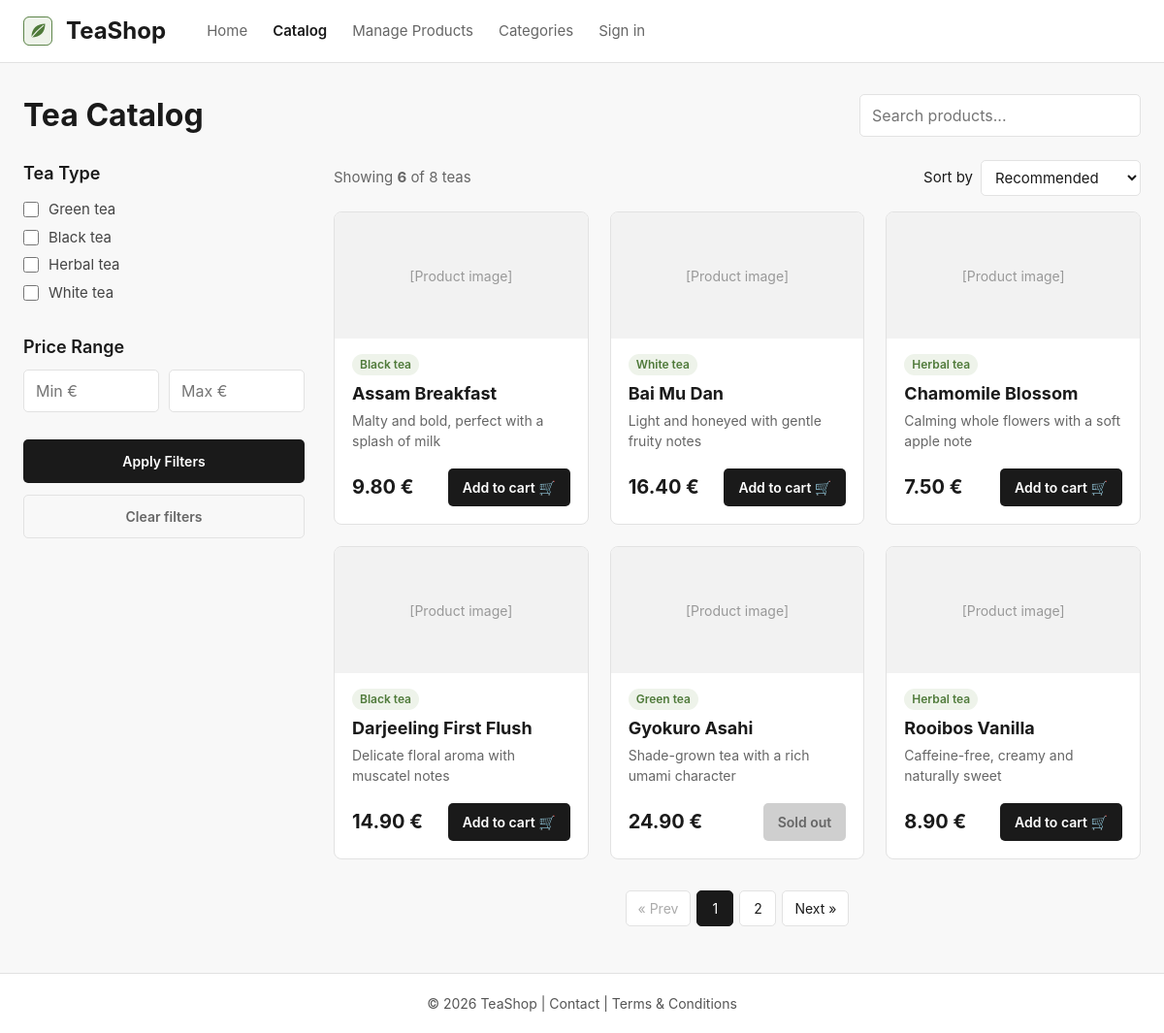
Page /?c=catalog on the committed database.
### tables this page shows
CREATE TABLE `products`
(
    `id`          INT AUTO_INCREMENT PRIMARY KEY,
    `name`        VARCHAR(100)  NOT NULL,
    `type`        VARCHAR(20)   NOT NULL,
    `description` VARCHAR(255)  NOT NULL DEFAULT '',
    `price`       DECIMAL(8, 2) NOT NULL,
    `inStock`     TINYINT(1)    NOT NULL DEFAULT 1
) DEFAULT CHARSET = utf8mb4
  COLLATE = utf8mb4_unicode_ci;

### Framework/Http/Responses/Response.php (called while the page is built, shortened)
<?php
abstract class Response
{
    public function send(): void
    {
        $this->generate();
    }
}

### public/index.php (called while the page is built, shortened)
<?php
require __DIR__ . '/../Framework/ClassLoader.php';
try {
    $app = new App();
    $app->run();
} catch (Exception $e) {
    die('An error occurred: ' . $e->getMessage());
}

### Framework/Support/LinkGenerator.php (called while the page is built, shortened)
<?php
class LinkGenerator
{
    private Request $request;
    private Router $router;
    public function __construct(Request $request, Router $router)
    {
        $this->request = $request;
        $this->router = $router;
    }
    public function url(
        string|array $destination,
        array $parameters = [],
        bool $absolute = false,
        bool $appendParameters = false
    ): string {
        if (is_array($destination)) {
            $parameters = $destination;
            $destination = "{$this->router->getControllerName()}.{$this->router->getAction()}";
        }
        list($controller, $action) = explode(".", $destination);
        $args = $appendParameters ? $this->request->get() : [];
        $args = ["c" => lcfirst($controller), "a" => $action != "index" ? $action : null] + $parameters + $args;
        $basePath = $absolute ? $this->request->getBaseUrl() : "";
        return $basePath . "?" . http_build_query($args);
    }
}

### Framework/Support/functions.php (called while the page is built)
<?php
if (!function_exists('e')) {
    function e(mixed $value): string
    {
        return htmlspecialchars((string)$value, ENT_QUOTES | ENT_SUBSTITUTE | ENT_HTML5, 'UTF-8');
    }
}

### Framework/ClassLoader.php (called while the page is built, shortened)
<?php
class ClassLoader
{
    public static function Boot(): void
    {
        spl_autoload_register(function ($class_name) {
            $file = self::getClassFile($class_name);
        });
    }
    public static function getClassFile(string $className): string
    {
        $baseDir = realpath(dirname(__DIR__));
        $relativePath = str_replace('\\', DIRECTORY_SEPARATOR, ltrim($className, '\\')) . '.php';
        return $baseDir . DIRECTORY_SEPARATOR . $relativePath;
    }
}
require __DIR__ . DIRECTORY_SEPARATOR . 'Support' . DIRECTORY_SEPARATOR . 'functions.php';

### Framework/Core/Model.php (called while the page is built, shortened)
<?php
abstract class Model implements \JsonSerializable
{
    protected static array $columnsMap = [];
    private static array $dbColumns = [];
    private static IDbConvention $dbConventions;
    protected static function getTableName(): string
    {
        return self::getConventions()->getTableName(get_called_class());
    }
    protected static function getColumnsMap(): array
    {
        return static::$columnsMap ?? [];
    }
    public static function getAll(
        ?string $whereClause = null,
        array   $whereParams = [],
        ?string $orderBy = null,
        ?int    $limit = null,
        ?int    $offset = null
    ): array
    {
        try {
            $sql = "SELECT " . static::getDBColumnNamesList() . " FROM `" . static::getTableName() . "`";
            if ($orderBy !== null) {
                $sql .= " ORDER BY $orderBy";
            }
            if ($limit !== null) {
                $sql .= " LIMIT $limit";
            }
            if ($offset !== null) {
                $sql .= " OFFSET $offset";
            }
            $stmt = Connection::getInstance()->prepare($sql);
            $stmt->execute($whereParams);
            $models = $stmt->fetchAll(PDO::FETCH_CLASS | PDO::FETCH_PROPS_LATE, static::class);
            return $models;
        } catch (PDOException $exception) {
            throw new Exception('Query failed: ' . $exception->getMessage(), 0, $exception);
        }
    }
    public static function getCount(?string $whereClause = null, array $whereParams = []): int
    {
        try {
            $sql = "SELECT COUNT(*) FROM `" . static::getTableName() . "`";
            $stmt = Connection::getInstance()->prepare($sql);
            $stmt->execute($whereParams);
            return (int)$stmt->fetchColumn();
        } catch (PDOException $exception) {
            throw new Exception('Query failed: ' . $exception->getMessage(), 0, $exception);
        }
    }
    private static function getDbColumns(): array
    {
        try {
            $sql = "DESCRIBE " . static::getTableName();
            $stmt = Connection::getInstance()->prepare($sql);
            $stmt->execute([]);
            self::$dbColumns[static::class] = array_column($stmt->fetchAll(), 'Field');
            return self::$dbColumns[static::class];
        } catch (PDOException $exception) {
            throw new Exception('Query failed: ' . $exception->getMessage(), 0, $exception);
        }
    }
    private static function getModelProperties(): array
    {
        $reflection = new \ReflectionClass(static::class);
        $properties = [];
        foreach ($reflection->getProperties() as $property) {
            $propertyName = $property->getName();
            if ($property->isStatic()) {
                continue;
            }
            $properties[$propertyName] = true;
        }
        return $properties;
    }
    private static function getDBColumnNamesList(): string
    {
        $dbColumns = [];
        foreach (static::getDbColumns() as $columnName) {
            $propertyName = static::toPropertyName($columnName);
            if ($propertyName != $columnName) {
                $dbColumns[] = "`$columnName` AS {$propertyName}";
            } else {
                $dbColumns[] = $columnName;
            }
        }
        return implode(', ', $dbColumns);
    }
    private static function toPropertyName(string $columnName): string
    {
        $customMapping = static::getColumnsMap();
        if (isset($customMapping[$columnName])) {
            return $customMapping[$columnName];
        } else {
            return static::getConventions()->toPropertyName($columnName);
        }
    }
    private static function getConventions(): IDbConvention
    {
        if (!isset(static::$dbConventions)) {
            static::$dbConventions = new (Configuration::DB_CONVENTIONS_CLASS)();
        }
        return static::$dbConventions;
    }
}

### Framework/Support/Inflect.php (called while the page is built, shortened)
<?php
class Inflect
{
    public static $plural = array(
        '/(quiz)$/i' => "$1zes",
        '/^(ox)$/i' => "$1en",
        '/([m|l])ouse$/i' => "$1ice",
        '/(matr|vert|ind)ix|ex$/i' => "$1ices",
        '/(x|ch|ss|sh)$/i' => "$1es",
        '/([^aeiouy]|qu)y$/i' => "$1ies",
        '/(hive)$/i' => "$1s",
        '/(?:([^f])fe|([lr])f)$/i' => "$1$2ves",
        '/(shea|lea|loa|thie)f$/i' => "$1ves",
        '/sis$/i' => "ses",
        '/([ti])um$/i' => "$1a",
        '/(tomat|potat|ech|her|vet)o$/i' => "$1oes",
        '/(bu)s$/i' => "$1ses",
        '/(alias)$/i' => "$1es",
        '/(octop)us$/i' => "$1i",
        '/(ax|test)is$/i' => "$1es",
        '/(us)$/i' => "$1es",
        '/s$/i' => "s",
        '/$/' => "s"
    );
    public static $irregular = array(
        'move' => 'moves',
        'foot' => 'feet',
        'goose' => 'geese',
        'sex' => 'sexes',
        'child' => 'children',
        'man' => 'men',
        'tooth' => 'teeth',
        'person' => 'people',
        'valve' => 'valves'
    );
    public static function pluralize($string)
    {
        foreach (self::$irregular as $pattern => $result) {
            $pattern = '/' . $pattern . '$/i';
        }
        foreach (self::$plural as $pattern => $result) {
            if (preg_match($pattern, $string)) {
                return preg_replace($pattern, $result, $string);
            }
        }
        return $string;
    }
}

### Framework/DB/DefaultConventions.php (called while the page is built, shortened)
<?php
class DefaultConventions implements IDbConvention
{
    public function getTableName(string $className): string
    {
        $arr = explode("\\", $className);
        return Inflect::pluralize(strtolower(end($arr)));
    }
    public function toPropertyName(string $columnName): string
    {
        return $columnName;
    }
}

### Framework/DB/Connection.php (called while the page is built, shortened)
<?php
class Connection
{
    private static ?Connection $instance = null;
    private PDO $db;
    public function __construct(PDO $db)
    {
        $this->db = $db;
    }
    public static function getInstance(): Connection
    {
        try {
            if (self::$instance == null) {
                $db = new PDO(
                    'mysql:dbname=' . Configuration::DB_NAME . ';host=' . Configuration::DB_HOST,
                    Configuration::DB_USER,
                    Configuration::DB_PASS
                );
                $db->setAttribute(PDO::ATTR_ERRMODE, PDO::ERRMODE_EXCEPTION);
                $db->setAttribute(PDO::ATTR_EMULATE_PREPARES, true);
                self::$instance = new self($db);
            }
            return self::$instance;
        } catch (PDOException $e) {
            throw new Exception('Connection failed: ' . $e->getMessage());
        }
    }
    public function prepare(string $sql): DebugStatement
    {
        try {
            return new DebugStatement($this->db->prepare($sql));
        } catch (PDOException $e) {
            throw new Exception('Prepare failed: ' . $e->getMessage());
        }
    }
}

### Framework/DB/DebugStatement.php (called while the page is built, shortened)
<?php
class DebugStatement
{
    private PDOStatementAlias $stmt;
    public function __construct($stmt)
    {
        $this->stmt = $stmt;
    }
    public function execute(?array $params = null): bool
    {
        $result = $this->stmt->execute($params);
        $this->stmt->debugDumpParams();
        return $result;
    }
    public function __call(string $name, array $arguments): mixed
    {
        return $this->stmt->{$name}(...$arguments);
    }
}

### App/Controllers/CatalogController.php (called while the page is built, shortened)
<?php
class CatalogController extends BaseController
{
    public function index(Request $request): Response
    {
        $totalCount = Product::getCount();
        $pageCount = max(1, (int)ceil($totalCount / self::PER_PAGE));
        $page = (int)$request->value('page');
        $page = max(1, min($pageCount, $page));
        $products = Product::getAll(
            orderBy: '`name` ASC',
            limit: self::PER_PAGE,
            offset: ($page - 1) * self::PER_PAGE
        );
        return $this->html([
            'teaTypes' => Product::TYPES,
            'products' => $products,
            'totalCount' => $totalCount,
            'currentPage' => $page,
            'pageCount' => $pageCount,
        ]);
    }
}

### Framework/Http/Request.php (called while the page is built, shortened)
<?php
class Request
{
    private array $get;
    private array $post;
    public function __construct()
    {
        $this->get = $_GET;
        $this->post = $_POST;
    }
    public function get(?string $key = null): mixed
    {
        return $key === null ? $this->get : ($this->get[$key] ?? null);
    }
    public function post(?string $key = null): mixed
    {
        return $key === null ? $this->post : ($this->post[$key] ?? null);
    }
    public function value(string $key): mixed
    {
        return $this->post($key) ?? $this->get($key);
    }
}

### Framework/Core/Router.php (called while the page is built, shortened)
<?php
class Router
{
    public function getControllerName(): string
    {
        return (!isset($_GET['c']) || empty(trim(@$_GET['c']))) ? "Home" : trim(ucfirst($_GET['c']));
    }
    public function getAction(): string
    {
        return (!isset($_GET['a']) || empty(trim(@$_GET['a']))) ? "index" : $_GET['a'];
    }
}

### App/Views/Catalog/index.view.php (the view, shortened to what this page needs)
<div class="catalog-header">
    <h1>Tea Catalog</h1>
    <form class="search-form" role="search" action="<?= $link->url('catalog.index') ?>" method="get">
        <input type="search" id="search" name="q" placeholder="Search products...">
    </form>
</div>
<div class="catalog-layout">
    <aside class="filters" aria-label="Product filters">
        <details open>
            <form action="<?= $link->url('catalog.index') ?>" method="get" class="filters-form">
                <fieldset class="filter-group">
                    <legend>Tea Type</legend>
                    <div class="checkbox-list">
                        <?php foreach ($teaTypes as $value => $label) { ?>
                            <label class="checkbox">
                                <input type="checkbox" name="type[]" value="<?= e($value) ?>"> <?= e($label) ?>
                            </label>
                        <?php } ?>
                    </div>
                </fieldset>
                <fieldset class="filter-group">
                    <legend>Price Range</legend>
                    <div class="price-range">
                        <input type="number" id="price-min" name="min" min="0" placeholder="Min €">
                        <input type="number" id="price-max" name="max" min="0" placeholder="Max €">
                    </div>
                </fieldset>
                <button type="submit" class="btn btn-primary btn-block">Apply Filters</button>
                <button type="reset" class="btn btn-ghost btn-block">Clear filters</button>
            </form>
        </details>
    </aside>
    <section class="products" aria-labelledby="products-title">
        <div class="products-toolbar">
            <p class="results-count">Showing <strong><?= count($products) ?></strong> of <?= $totalCount ?> teas</p>
            <div class="sort">
                <label for="sort">Sort by</label>
                <select id="sort" name="sort">
                    <option>Recommended</option>
                </select>
            </div>
        </div>
        <ul class="product-grid">
            <?php foreach ($products as $product) { ?>
                <li>
                    <article class="card product-card">
                        <div class="placeholder product-image">[Product image]</div>
                        <div class="product-body">
                            <span class="tag"><?= e($product->getTypeLabel()) ?></span>
                            <h3><?= e($product->getName()) ?></h3>
                            <p><?= e($product->getDescription()) ?></p>
                            <div class="product-footer">
                                <span class="price"><?= number_format((float)$product->getPrice(), 2, '.', ' ') ?> €</span>
                                <?php if ($product->isInStock()) { ?>
                                    <button type="button" class="btn btn-primary">Add to cart 🛒</button>
                                <?php } else { ?>
                                    <button type="button" class="btn btn-primary" disabled>Sold out</button>
                                <?php } ?>
                            </div>
                        </div>
                    </article>
                </li>
            <?php } ?>
        </ul>
        <nav class="pagination" aria-label="Pagination">
            <?php if ($currentPage > 1) { ?>
                <a href="<?= $link->url(['page' => $currentPage - 1]) ?>" class="page-link">&laquo; Prev</a>
            <?php } else { ?>
                <span class="page-link" aria-disabled="true">&laquo; Prev</span>
            <?php } ?>
            <?php for ($i = 1; $i <= $pageCount; $i++) { ?>
                <?php if ($i === $currentPage) { ?>
                    <span class="page-link current" aria-current="page"><?= $i ?></span>
                <?php } else { ?>
                    <a href="<?= $link->url(['page' => $i]) ?>" class="page-link"><?= $i ?></a>
                <?php } ?>
            <?php } ?>
            <?php if ($currentPage < $pageCount) { ?>
                <a href="<?= $link->url(['page' => $currentPage + 1]) ?>" class="page-link">Next &raquo;</a>
            <?php } else { ?>
                <span class="page-link" aria-disabled="true">Next &raquo;</span>
            <?php } ?>
        </nav>
    </section>
</div>

### rows in the picture
products: type "Black tea", name "Assam Breakfast", description "Malty and bold, perfect with a splash of milk", price "9.80", inStock "Add to cart 🛒"
products: type "White tea", name "Bai Mu Dan", description "Light and honeyed with gentle fruity notes", price "16.40", inStock "Add to cart 🛒"
products: type "Herbal tea", name "Chamomile Blossom", description "Calming whole flowers with a soft apple note", price "7.50", inStock "Add to cart 🛒"
products: type "Black tea", name "Darjeeling First Flush", description "Delicate floral aroma with muscatel notes", price "14.90", inStock "Add to cart 🛒"
products: type "Green tea", name "Gyokuro Asahi", description "Shade-grown tea with a rich umami character", price "24.90", inStock "Sold out"
products: type "Herbal tea", name "Rooibos Vanilla", description "Caffeine-free, creamy and naturally sweet", price "8.90", inStock "Add to cart 🛒"

### other values in the picture
App\Configuration::APP_NAME "TeaShop"
$label "Green tea"
$label "Black tea"
$label "Herbal tea"
$label "White tea"
count($products) "6"
$totalCount "8"
